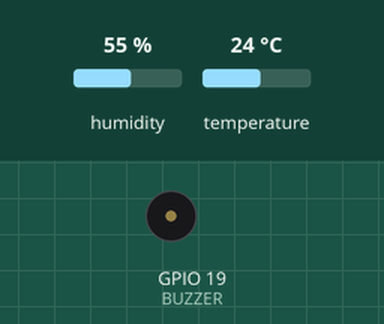
The sketch below on a simulated ESP32. Parts: buzzer (waves = sounding, pin HIGH). The inputs (shaded band) are chosen by the test bench; at power-on: temperature 24 °C, humidity 55 %. WiFi joins after 1.5 s; servers stay silent unless stated; random numbers use the default seed unless the sketch sets one; no MQTT or app messages arrive unless stated; what the sketch prints to the serial monitor is not drawn.

Above: at 2.7 s.
2.8 s: temperature set to 28.3 °C
12.8 s: temperature set to 29.8 °C
At 21.73 s:
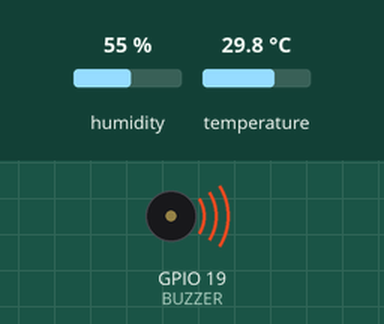
23.3 s: temperature set to 12 °C
33.3 s: temperature set to 33 °C
At 43.1 s:
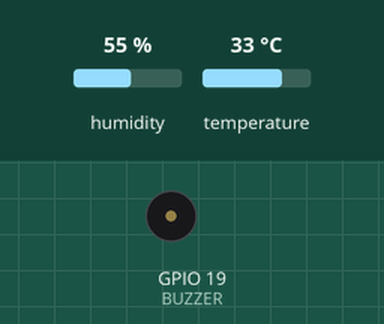
Timing chart, 0 to 44.6 s (numbered marks = the images above; inputs shaded):
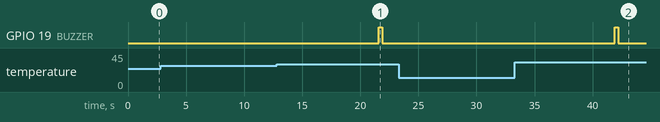

Measured:
- the behaviour switches between 29 and 29.1 °C on temperature (found by bisection; images 0 and 1)
- after the input at 2.8 s, every drawn part: stays the same
- after the input at 12.8 s, GPIO 19 (BUZZER): LOW → HIGH after 8.8 s, → LOW 0.30 s later
- after the input at 23.3 s, every drawn part: stays the same
- after the input at 33.3 s, GPIO 19 (BUZZER): LOW → HIGH after 8.6 s, → LOW 0.30 s later

The sketch:

esp32_dht22_mqtt.ino
```cpp
#include <WiFi.h>
#include <PubSubClient.h>
#include <DHT.h>

const char* ssid = "-";
const char* password = "-";

// Public MQTT Broker (Bebas IP Lokal)
const char* mqtt_server = "broker.hivemq.com";
const int mqtt_port = 1883;
const char* mqtt_topic = "scem/ruang_kelas/data";

#define DHTPIN 4
#define DHTTYPE DHT22
DHT dht(DHTPIN, DHTTYPE);

#define BUZZER 19

WiFiClient espClient;
PubSubClient client(espClient);

void setup_wifi() {
  delay(10);
  Serial.println("\nMenghubungkan ke Wi-Fi...");
  WiFi.begin(ssid, password);

  while (WiFi.status() != WL_CONNECTED) {
    delay(500);
    Serial.print(".");
  }
  Serial.println("\nWi-Fi Terhubung!");
}

void reconnect() {
  while (!client.connected()) {
    Serial.print("Mencoba koneksi ke MQTT Broker...");
    String clientId = "ESP32_SCEM_" + String(random(0xffff), HEX);

    if (client.connect(clientId.c_str())) {
      Serial.println("Terhubung ke HiveMQ!");
    } else {
      Serial.print("Gagal, rc=");
      Serial.print(client.state());
      Serial.println(" Coba lagi dalam 5 detik...");
      delay(5000);
    }
  }
}

void setup() {
  Serial.begin(115200);
  dht.begin();
  pinMode(BUZZER, OUTPUT);
  digitalWrite(BUZZER, LOW);

  setup_wifi();
  client.setServer(mqtt_server, mqtt_port);
}

void loop() {
  if (!client.connected()) {
    reconnect();
  }
  client.loop();

  float humidity = dht.readHumidity();
  float temperature = dht.readTemperature();

  if (!isnan(humidity) && !isnan(temperature)) {
    // Logika Alarm Buzzer
    if (temperature > 29.0) {
      digitalWrite(BUZZER, HIGH);
      delay(300);
      digitalWrite(BUZZER, LOW);
    } else {
      digitalWrite(BUZZER, LOW);
    }

    // Mengirim data format JSON via MQTT
    String payload = "{\"suhu\":" + String(temperature, 1) + ",\"kelembapan\":" + String(humidity, 1) + "}";
    client.publish(mqtt_topic, payload.c_str());
    Serial.println("Data MQTT Terkirim: " + payload);
  } else {
    Serial.println("Gagal membaca sensor DHT22!");
  }

  delay(10000); // Kirim data setiap 10 detik
}
```
